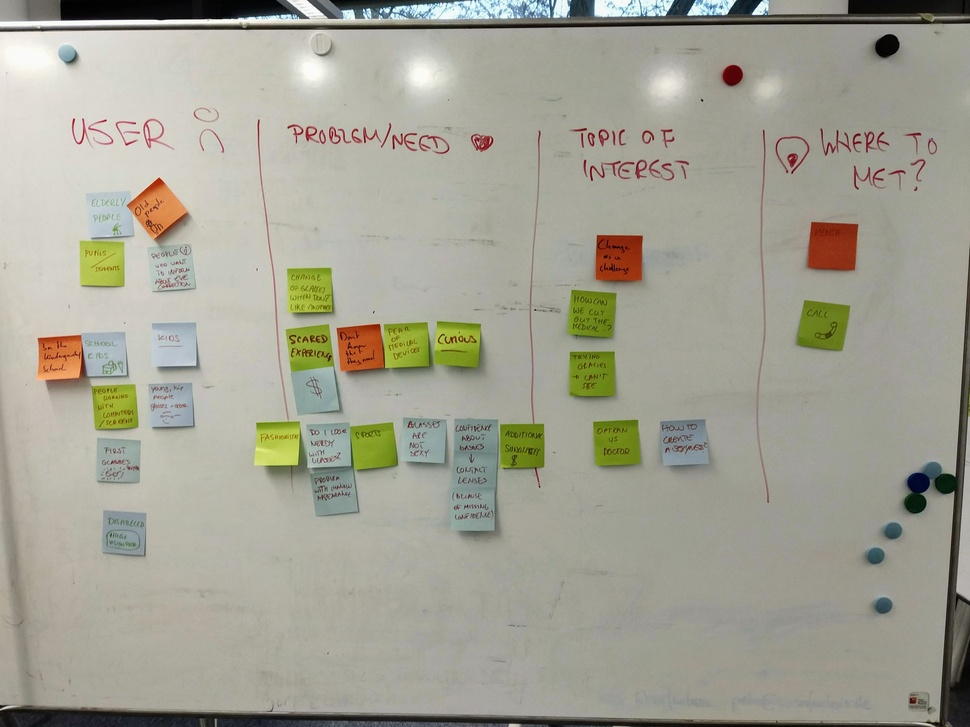
#> input picture charette.jpg, 970 x 727 px, shrunk from 3765 x 2824 before the run
$ python -i gradients.py   (imports and definitions only)
#> lines starting #> are read from the running program, lines starting #| are printed output that depends on the picture
#> further down, picture is the input picture: shape (727, 970, 3); mean B, G, R 148.1, 161.9, 163.1
import cv2 as cv
import numpy as np


# [27 lines left out: function sobel_gradient, not called in this run]


def min_max_gradient(image, kernel_size=3):
#> called with kernel_size = 3
    kernel = cv.getStructuringElement(cv.MORPH_RECT, (kernel_size, kernel_size))
    erode = cv.erode(image, kernel=kernel)
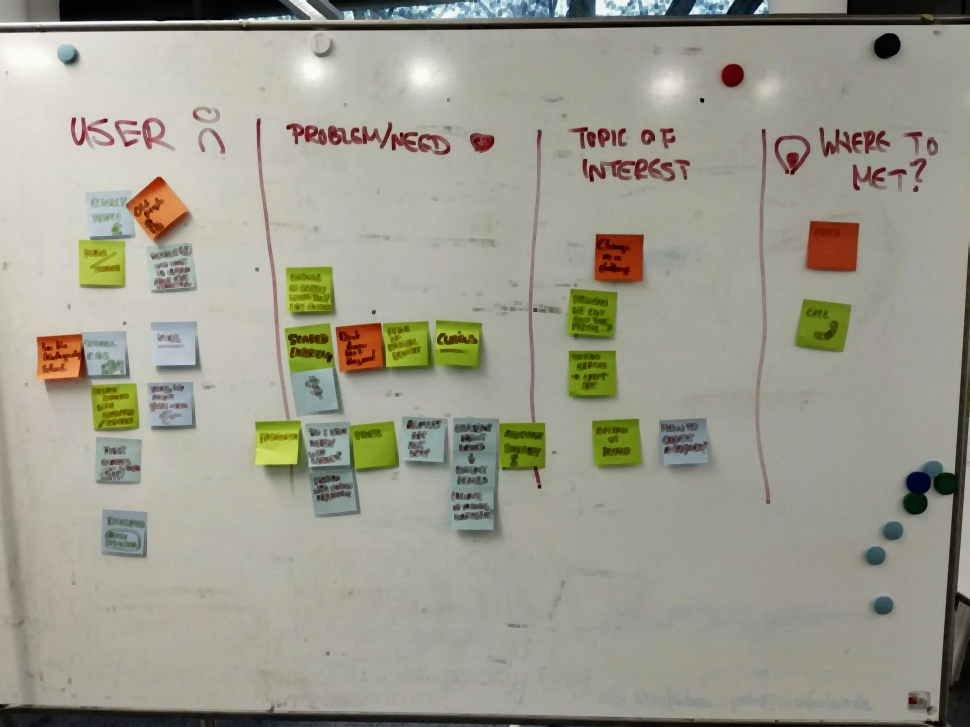
#> erode: shape (727, 970, 3); mean B, G, R 142, 155.9, 157.3
    erode_diff = cv.absdiff(erode, image)
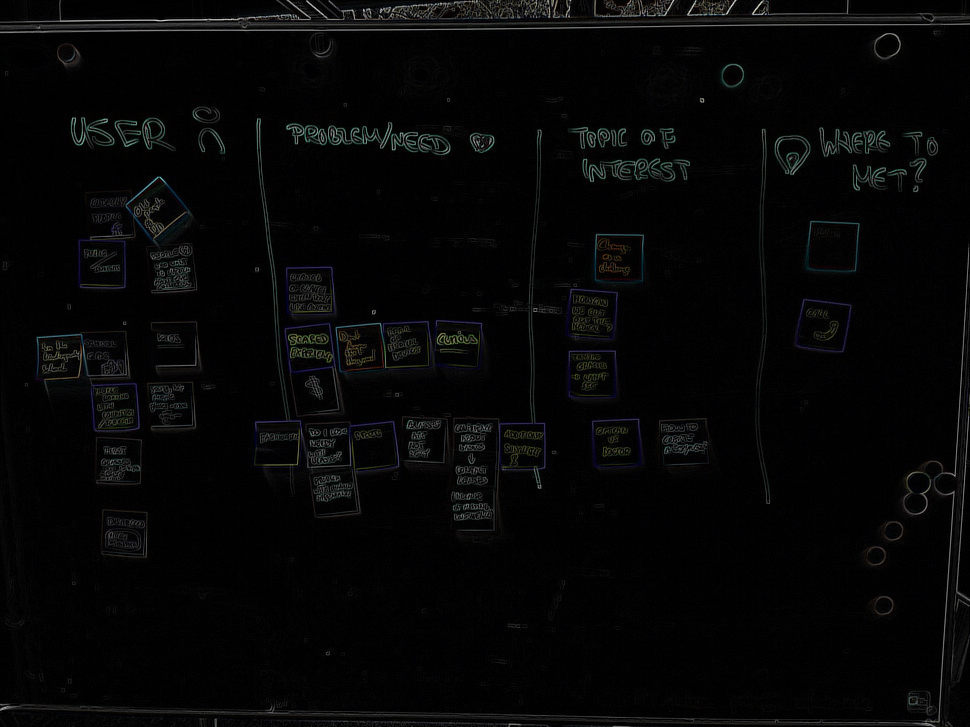
#> erode_diff: shape (727, 970, 3); mean B, G, R 6.1, 6, 5.8

    kernel = cv.getStructuringElement(cv.MORPH_RECT, (kernel_size, kernel_size))
    dilate = cv.dilate(image, kernel=kernel)
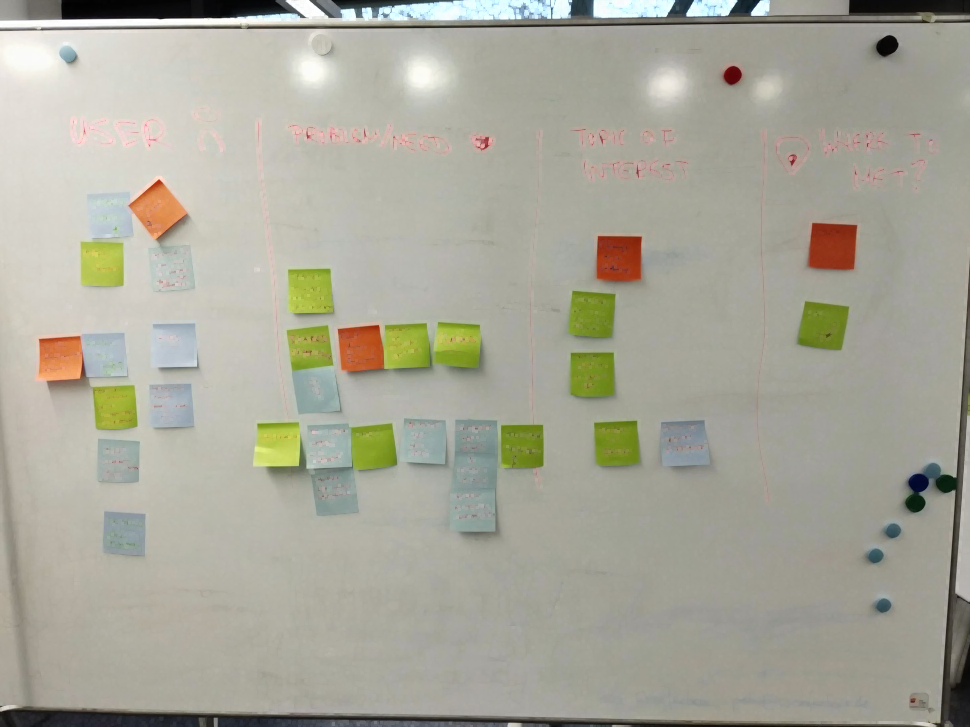
#> dilate: shape (727, 970, 3); mean B, G, R 153.6, 167.1, 168.3
    dilate_diff = cv.absdiff(dilate, image)
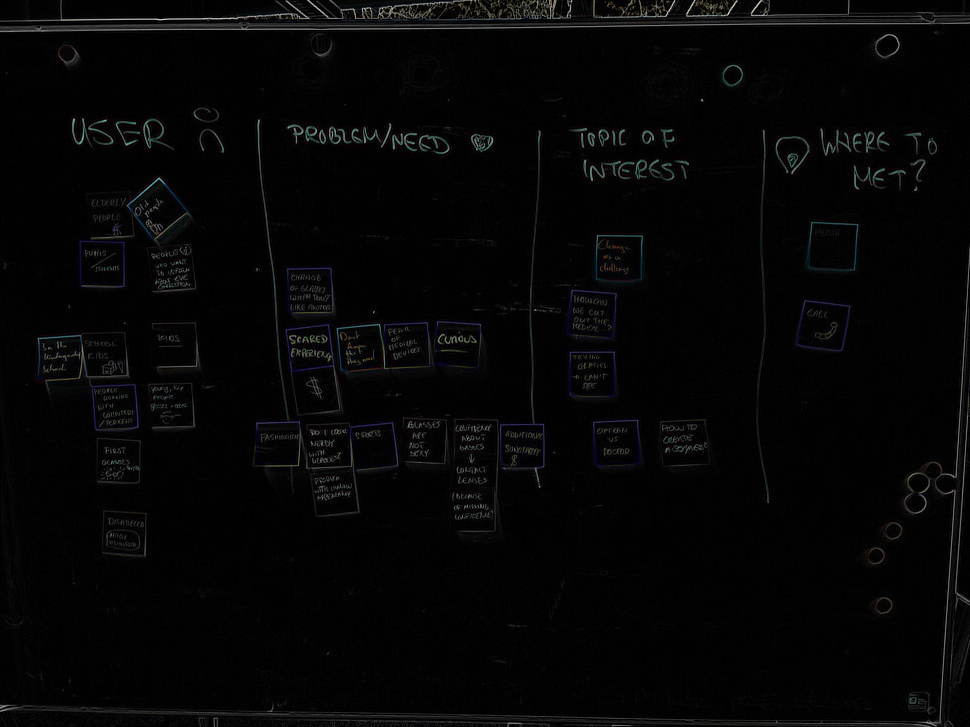
#> dilate_diff: shape (727, 970, 3); mean B, G, R 5.5, 5.3, 5.2

    img = np.maximum(erode_diff, dilate_diff)
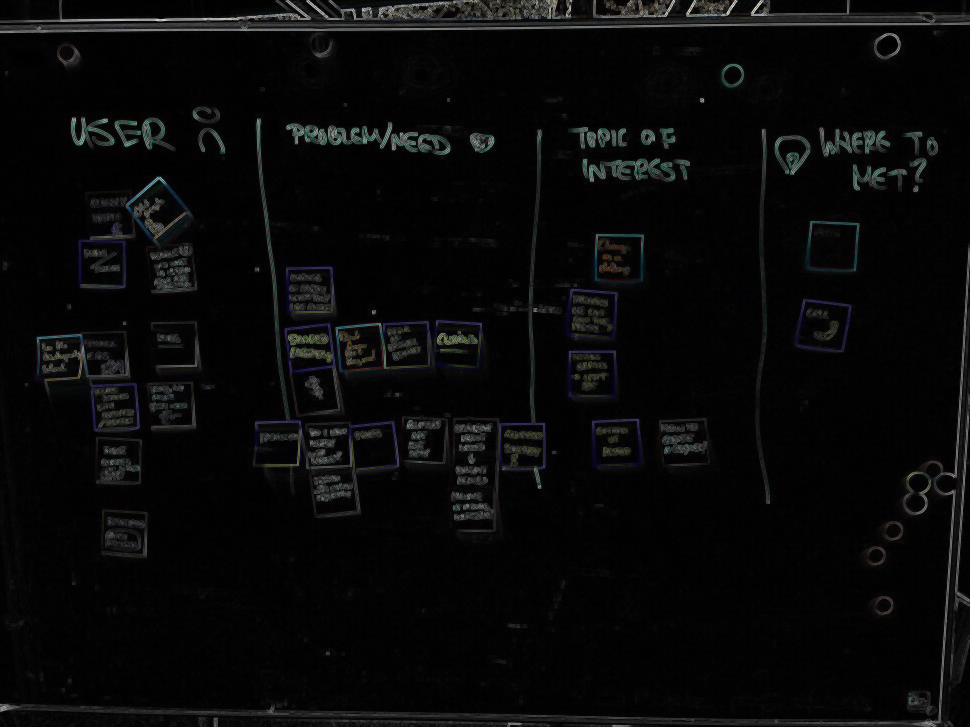
#> img: shape (727, 970, 3); mean B, G, R 8.9, 8.7, 8.5

    return img


# [37 lines left out: functions adaptive_threshold, vector_gradient, not called in this run]

>>> import cv2
>>> picture = cv2.imread('charette.jpg')
>>> result = min_max_gradient(picture)

$ run again, on understanding.jpg
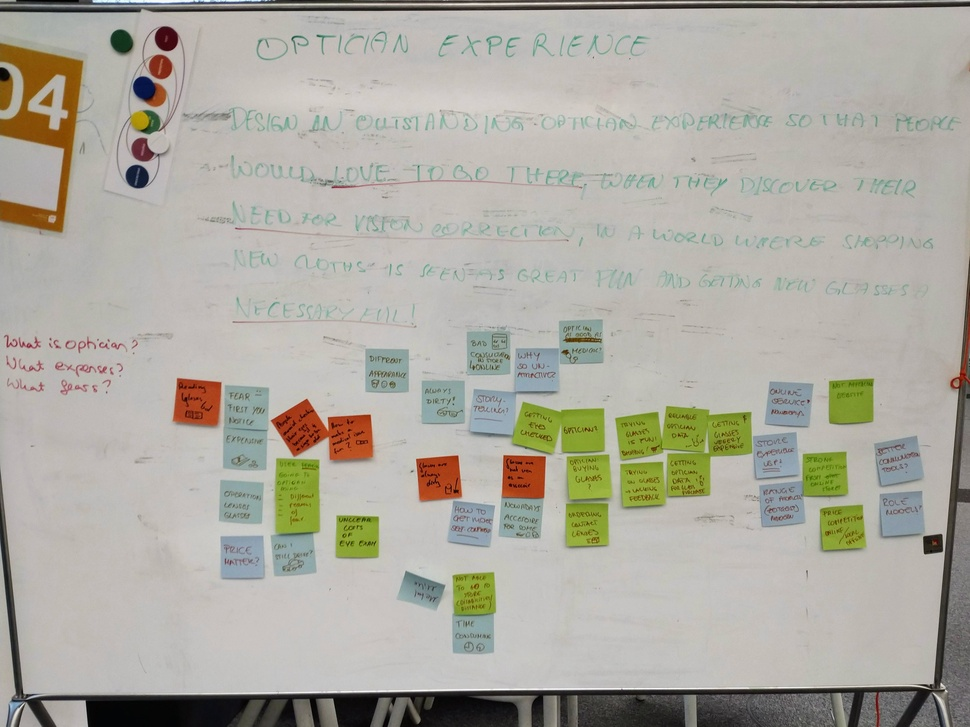
#> input picture understanding.jpg, 970 x 727 px, shrunk from 4055 x 3041 before the run
#> picture is the input picture: shape (727, 970, 3); mean B, G, R 161, 170.6, 173
#> in min_max_gradient, `erode = cv.erode(image, kernel=kernel)`:
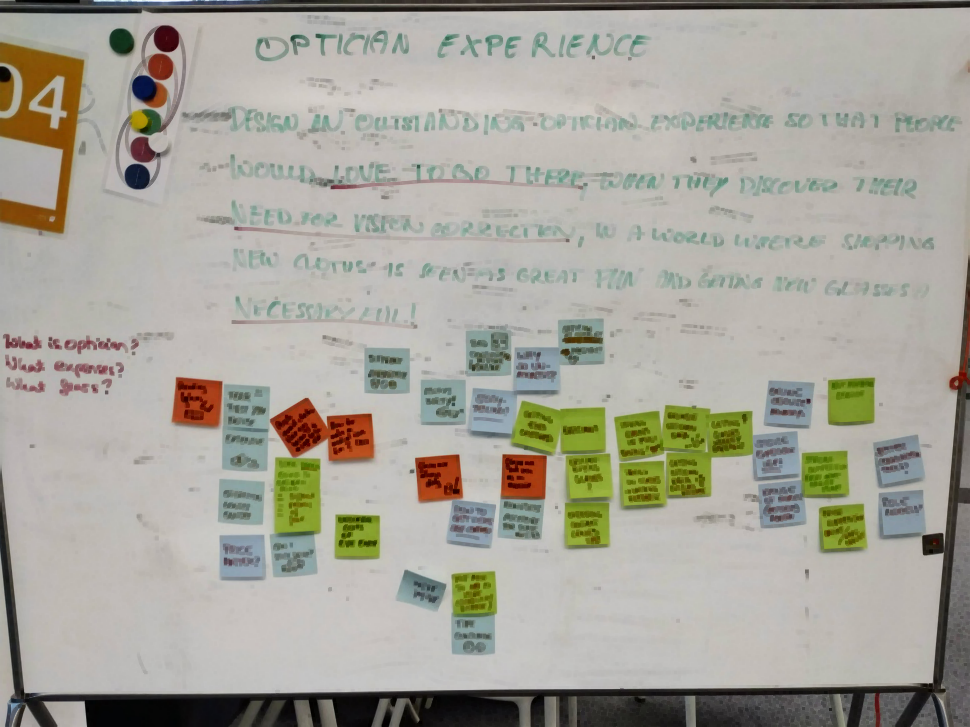
#> erode: shape (727, 970, 3); mean B, G, R 153.9, 163.9, 166.1
#> in min_max_gradient, `img = np.maximum(erode_diff, dilate_diff)`:
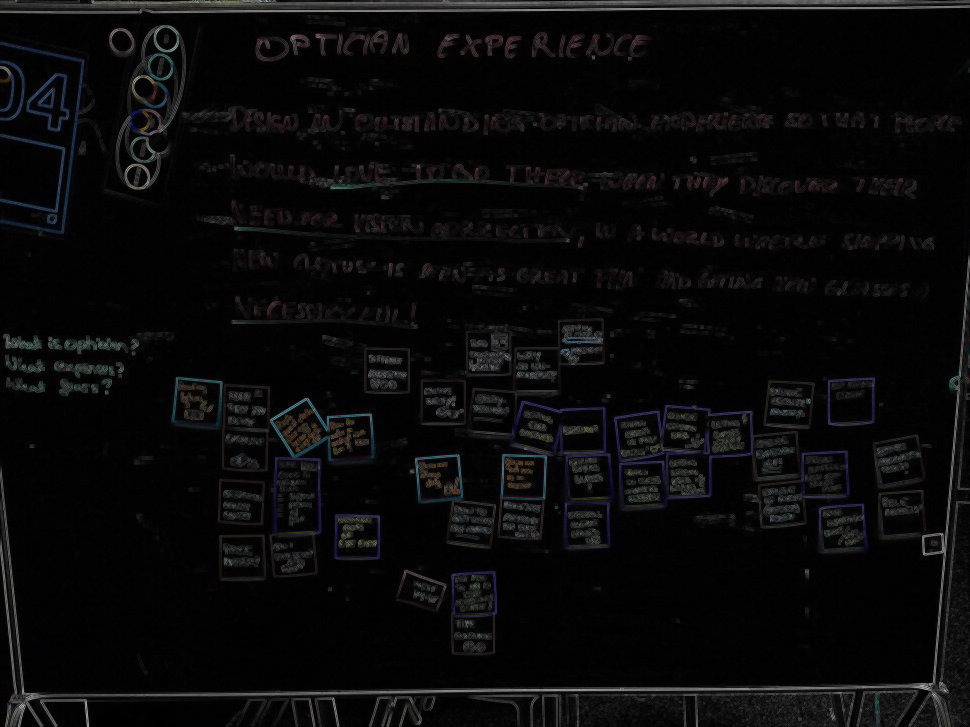
#> img: shape (727, 970, 3); mean B, G, R 10.3, 9.8, 10

$ run again, on unpacking.jpg
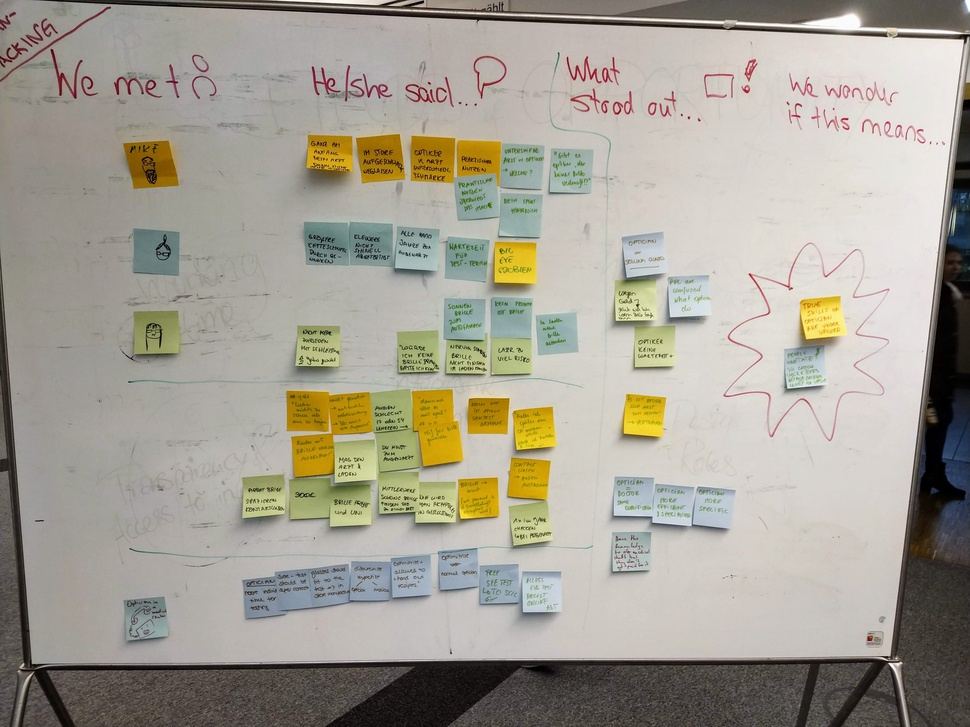
#> input picture unpacking.jpg, 970 x 727 px, shrunk from 4160 x 3120 before the run
#> picture is the input picture: shape (727, 970, 3); mean B, G, R 148.4, 160.4, 164.7
#> in min_max_gradient, `erode = cv.erode(image, kernel=kernel)`:
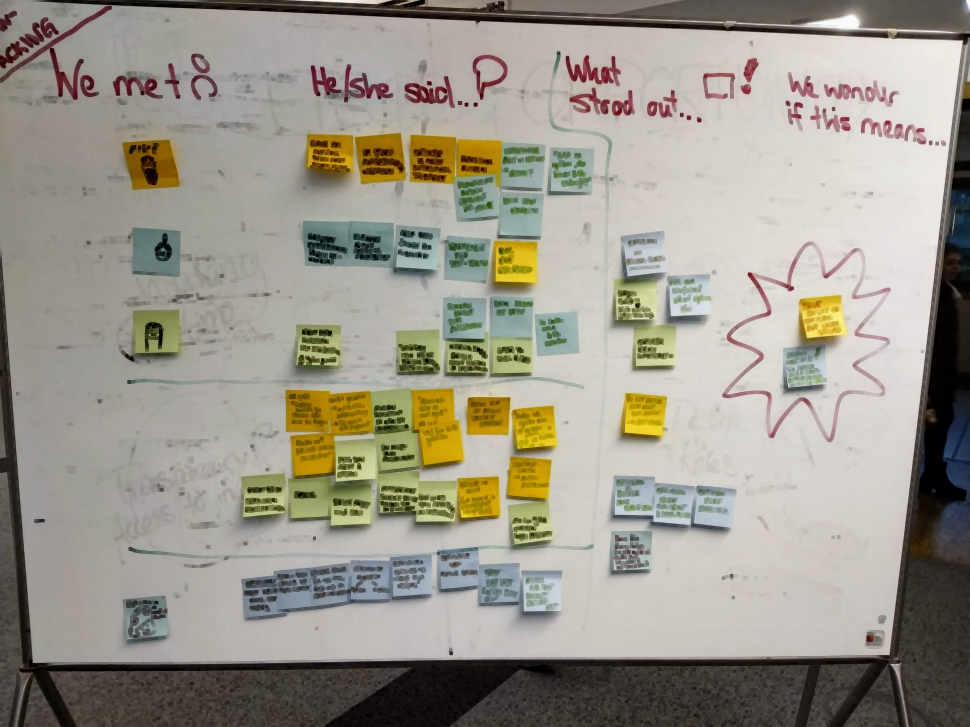
#> erode: shape (727, 970, 3); mean B, G, R 138.9, 151.1, 155.6
#> in min_max_gradient, `img = np.maximum(erode_diff, dilate_diff)`:
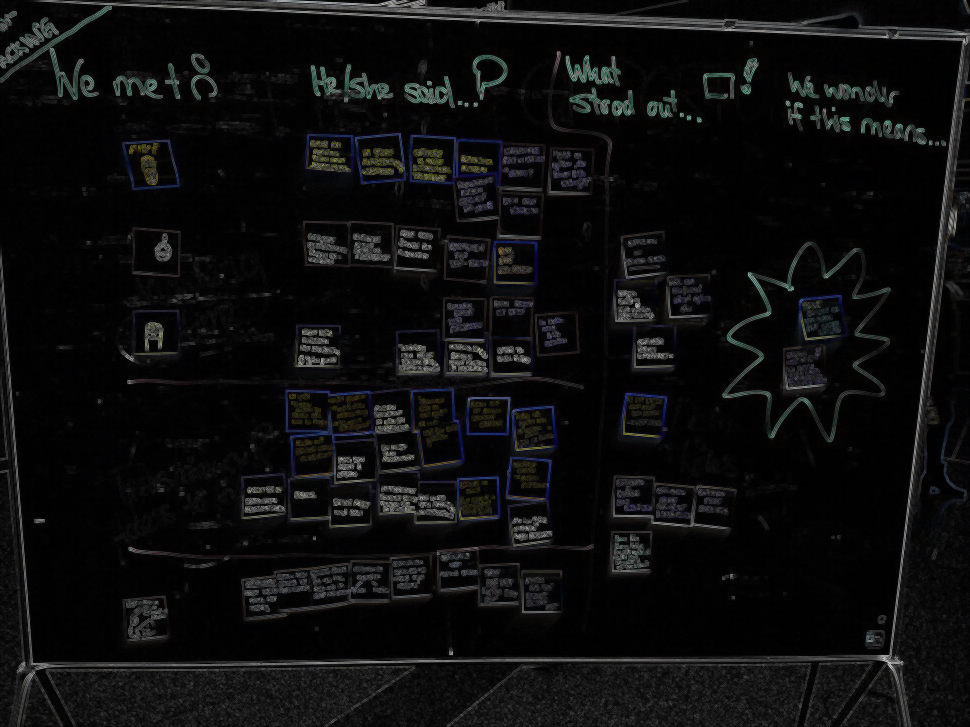
#> img: shape (727, 970, 3); mean B, G, R 14, 13.6, 13.4
